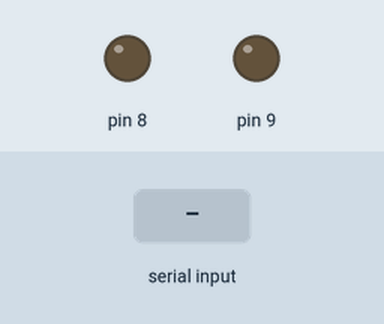
Recording of a sketch running on a simulated Arduino Uno, built with avr-gcc and run on an emulated ATmega328P. Shown: output pins drawn as LEDs (lit = HIGH). Inputs (shaded band) come from the test bench.

Above: at 1.2 s.
1.3 s: "T" received over the second serial link
At 1.9 s:
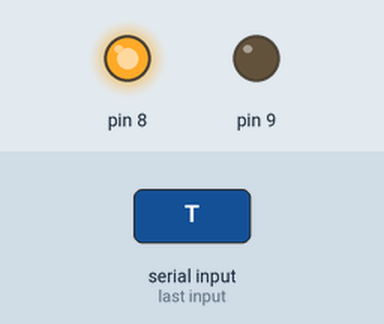
2.8 s: "L" received over the second serial link
At 3.1 s:
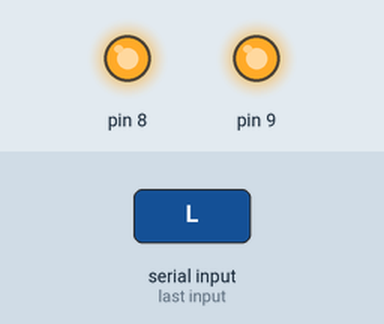
Timing chart, 0 to 5.8 s (numbered marks = the images above; inputs shaded):
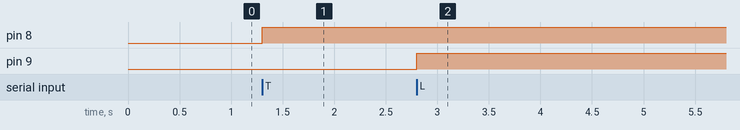

Measured:
- after the input at 1.3 s, pin 8: LOW → HIGH at once
- after the input at 2.8 s, pin 9: LOW → HIGH at once

The sketch:

Room.ino
```cpp
#include<SoftwareSerial.h>

SoftwareSerial serial(2,3);

void setup(){

  Serial.begin(9600);
  serial.begin(9600);

  pinMode(8,OUTPUT);
  pinMode(9,OUTPUT);

  digitalWrite(8,LOW);
  digitalWrite(9,LOW);


}

void loop(){

  char c;

 if(serial.available()>0){

   c = serial.read();

   if((c == 'T')||(c =='F')){
     digitalWrite(8,HIGH);
   }

   else if(c == 'L'){
     digitalWrite(9,HIGH);
   }
 }

}
```
